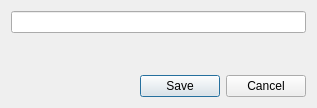
<?xml version="1.0" encoding="UTF-8"?>
<ui version="4.0">
 <class>VmcFileNameDialog</class>
 <widget class="QDialog" name="VmcFileNameDialog">
  <property name="geometry">
   <rect>
    <x>0</x>
    <y>0</y>
    <width>317</width>
    <height>108</height>
   </rect>
  </property>
  <property name="windowTitle">
   <string notr="true"/>
  </property>
  <property name="modal">
   <bool>true</bool>
  </property>
  <layout class="QVBoxLayout" name="verticalLayout">
   <item alignment="Qt::AlignmentFlag::AlignTop">
    <widget class="QLineEdit" name="mp_edit_name"/>
   </item>
   <item>
    <widget class="QLabel" name="mp_label_error_message">
     <property name="sizePolicy">
      <sizepolicy hsizetype="Preferred" vsizetype="Expanding">
       <horstretch>0</horstretch>
       <verstretch>0</verstretch>
      </sizepolicy>
     </property>
     <property name="text">
      <string notr="true"/>
     </property>
     <property name="alignment">
      <set>Qt::AlignmentFlag::AlignLeading|Qt::AlignmentFlag::AlignLeft|Qt::AlignmentFlag::AlignTop</set>
     </property>
    </widget>
   </item>
   <item alignment="Qt::AlignmentFlag::AlignBottom">
    <widget class="QDialogButtonBox" name="mp_button_box">
     <property name="orientation">
      <enum>Qt::Orientation::Horizontal</enum>
     </property>
     <property name="standardButtons">
      <set>QDialogButtonBox::StandardButton::Cancel|QDialogButtonBox::StandardButton::Save</set>
     </property>
    </widget>
   </item>
  </layout>
 </widget>
 <resources/>
 <connections/>
</ui>
